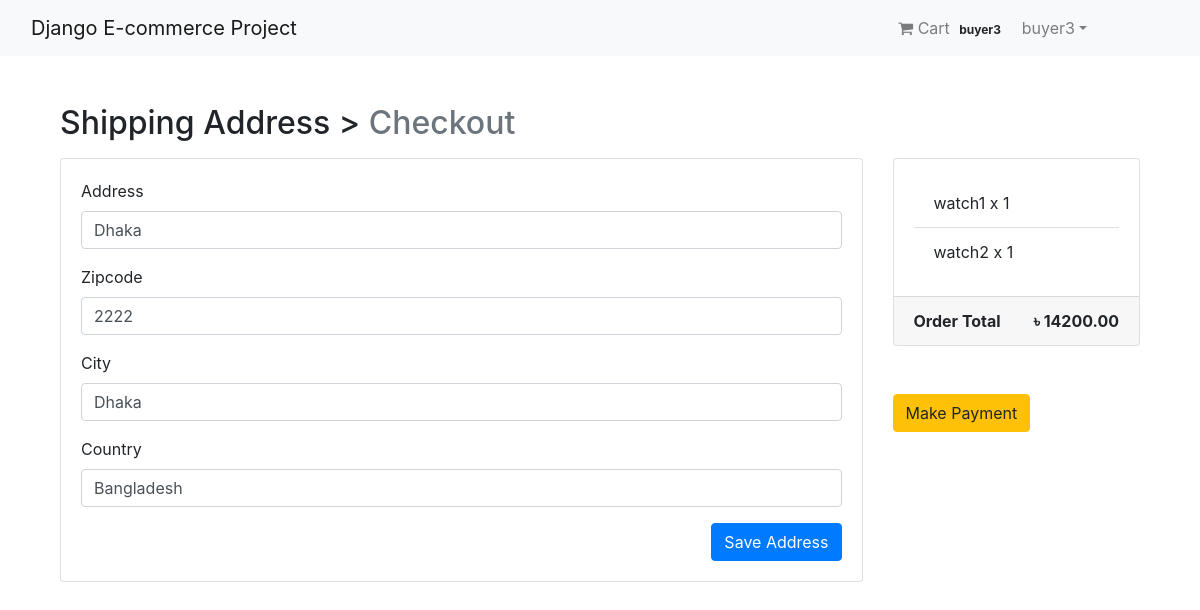
The app's page /payment/checkout/40/ (signed in) with its own data.
### App_Login/models.py (models this page shows)
class User(AbstractUser):
    is_seller = models.BooleanField(default=False)
    is_buyer = models.BooleanField(default=False)

### App_Payment/models.py (models this page shows)
class BillingAddress(models.Model):
    user = models.ForeignKey(settings.AUTH_USER_MODEL, on_delete=models.CASCADE)
    address = models.CharField(max_length=264, blank=True)
    zipcode = models.CharField(max_length=10, blank=True)
    city = models.CharField(max_length=30, blank=True)
    country = models.CharField(max_length=20, blank=True)
    def __str__(self):
        return f'{self.user.profile.username} billing address'
    def is_fully_filled(self):
        field_names = [f.name for f in self._meta.get_fields()]
        for field_name in field_names:
            value = getattr(self, field_name)
            if value is None or value=='':
                return False
        return True
    class Meta:
        verbose_name_plural = "Billing Addresses"

### App_Order/models.py (models this page shows, shortened)
class Cart(models.Model):
    user = models.ForeignKey(settings.AUTH_USER_MODEL, on_delete=models.CASCADE, related_name="cart")
    item = models.ForeignKey(Product, on_delete=models.CASCADE,related_name='cart_product')
    quantity = models.IntegerField(default=1)
    purchased = models.BooleanField(default=False)
    created = models.DateTimeField(auto_now_add=True)
    updated = models.DateTimeField(auto_now=True)
    cupon=models.BooleanField(default=False)
    seller = models.ForeignKey(settings.AUTH_USER_MODEL, on_delete=models.CASCADE, related_name="cart_seller_name",null=True)
    def get_total(self):
        if self.cupon:
            total = (self.item.price - (self.item.price * (self.item.cupon_offer/100))) * self.quantity
            float_total = format(total, '0.2f')
            return float_total
        else:
            total = self.item.price * self.quantity
            float_total = format(total, '0.2f')
            return float_total

### App_Shop/models.py (models this page shows, shortened)
class Product(models.Model):
    seller=models.ForeignKey(User,on_delete=models.CASCADE,related_name='seller_name')
    category = models.ForeignKey(Category, on_delete=models.CASCADE, related_name='category')
    mainimage = models.ImageField(upload_to='Products')
    name = models.CharField(max_length=264)
    preview_text = models.TextField(max_length=200, verbose_name='Preview Text')
    detail_text = models.TextField(max_length=1000, verbose_name='Description')
    price = models.FloatField()
    old_price = models.FloatField(default=0.00)
    cupon_number=models.CharField(max_length=100,blank=True,null=True)
    cupon_offer=models.PositiveIntegerField(default=0,blank=True)
    created = models.DateTimeField(auto_now_add=True)
    class Meta:
        ordering = ['-created',]

### App_Payment/views.py (the view)
# urls.py: path('checkout/<pk>/', views.checkout, name="checkout"),
@login_required
def checkout(request,pk):
    saved_address = BillingAddress.objects.get_or_create(user=request.user)
    saved_address = saved_address[0]
    print(saved_address)
    form = BillingForm(instance=saved_address)
    if request.method == "POST":
        form = BillingForm(request.POST, instance=saved_address)
        if form.is_valid():
            form.save()
            form = BillingForm(instance=saved_address)
            messages.success(request, f"Shipping Address Saved!")
    order_qs = Order.objects.get(pk=pk)
    order_items = order_qs.orderitems.all()
    order_total = order_qs.get_totals()
    return render(request, 'App_Payment/checkout.html', context={"form":form, "order_items":order_items, "order_total":order_total, "saved_address":saved_address,'pk':pk})

### App_Payment/forms.py
class BillingForm(forms.ModelForm):
    class Meta:
        model = BillingAddress
        fields = ['address', 'zipcode', 'city', 'country']

### App_Order/models.py (called while the page is built)
    def get_totals(self):
        total = 0
        for order_item in self.orderitems.all():
            total += float(order_item.get_total())
        return total

### templates/App_Payment/checkout.html (shortened to what this page needs)
{% extends 'base.html' %}
{% load crispy_forms_tags %}
{% block body_block %}
<div class="container mt-5">
  <h2 class="mb-3">
    Shipping Address > <span class="text-muted">Checkout</span>
  </h2>
  <div class="row">
    <div class="col-md-9">
      <div class="card mb-5" style="height: auto">
        <div class="card-body">
          <form method="POST">
            {{form|crispy}}
            <button type="submit" class="btn btn-primary float-right">Save Address</button>
          </form>
        </div>
      </div>
    </div>
    <div class="col-md-3">
      <div class="card" style="height:auto">
        <div class="card-body">
          <ul class="list-group list-group-flush">
            {% for order_item in order_items %}
              <li class="list-group-item">{{ order_item.item.name}} x {{order_item.quantity}}</li>
            {% endfor %}
          </ul>
        </div>
        <div class="card-footer">
          <span class="float-left"><b>Order Total</b></span>
          <span class="float-right"><b>&#2547; {{order_total|floatformat:2}}</b></span>
        </div>
      </div>
      <br>
      <br>
      {% if saved_address.is_fully_filled %}
      <a href="{% url 'App_Payment:payment' pk=pk %}" class="btn btn-warning btn-md">Make Payment</a>
      {% else %}
      <div class="alert alert-info">
        <p>Please fill up all the information to make payment.</p>
      </div>
      {% endif %}
    </div>
  </div>
</div>
{% endblock %}

### templates/navbar.html (shortened to what this page needs)
<nav class="navbar navbar-expand-lg navbar-light bg-light" style="padding-right: 90px;">
  <div class="container">
    <a class="navbar-brand" href="{% url 'App_Login:home' %}">Django E-commerce Project</a>
    <div class="collapse navbar-collapse" id="navbarNav">
      <ul class="navbar-nav ml-auto">
        {% if request.user.is_authenticated %}
        {% if user.is_buyer %}
        <li class="nav-item">
          <a href="{% url 'App_Order:cart' %}" class="nav-link">
              <i class="fa fa-shopping-cart"></i> Cart
              <span class="badge badge-light">{{ request.user  }}</span>
          </a>
        </li>
        {% else %}
        <li class="nav-item">
          <a href="#" class="nav-link">
              <span class="badge badge-light">{{ request.user  }}</span>
          </a>
        </li>
        {% endif %}
        <li class="nav-item dropdown">
          <a class="nav-link dropdown-toggle" href="#" id="navbarDropdown" role="button" data-toggle="dropdown" aria-haspopup="true" aria-expanded="false"> {{request.user.username}}</a>
        </li>
        {% endif %}
      </ul>
    </div>
  </div>
</nav>

### templates/base.html (style rules this page uses)
.card { height: 350px; }

### records on screen
User: user "buyer3", user.username "buyer3"
BillingAddress: address "Dhaka", zipcode "2222", city "Dhaka", country "Bangladesh"
Cart: item.name "watch1", quantity "1"
Cart: item.name "watch2", quantity "1"

### other values on screen
{{ order_total|floatformat:2 }} "14200.00"
